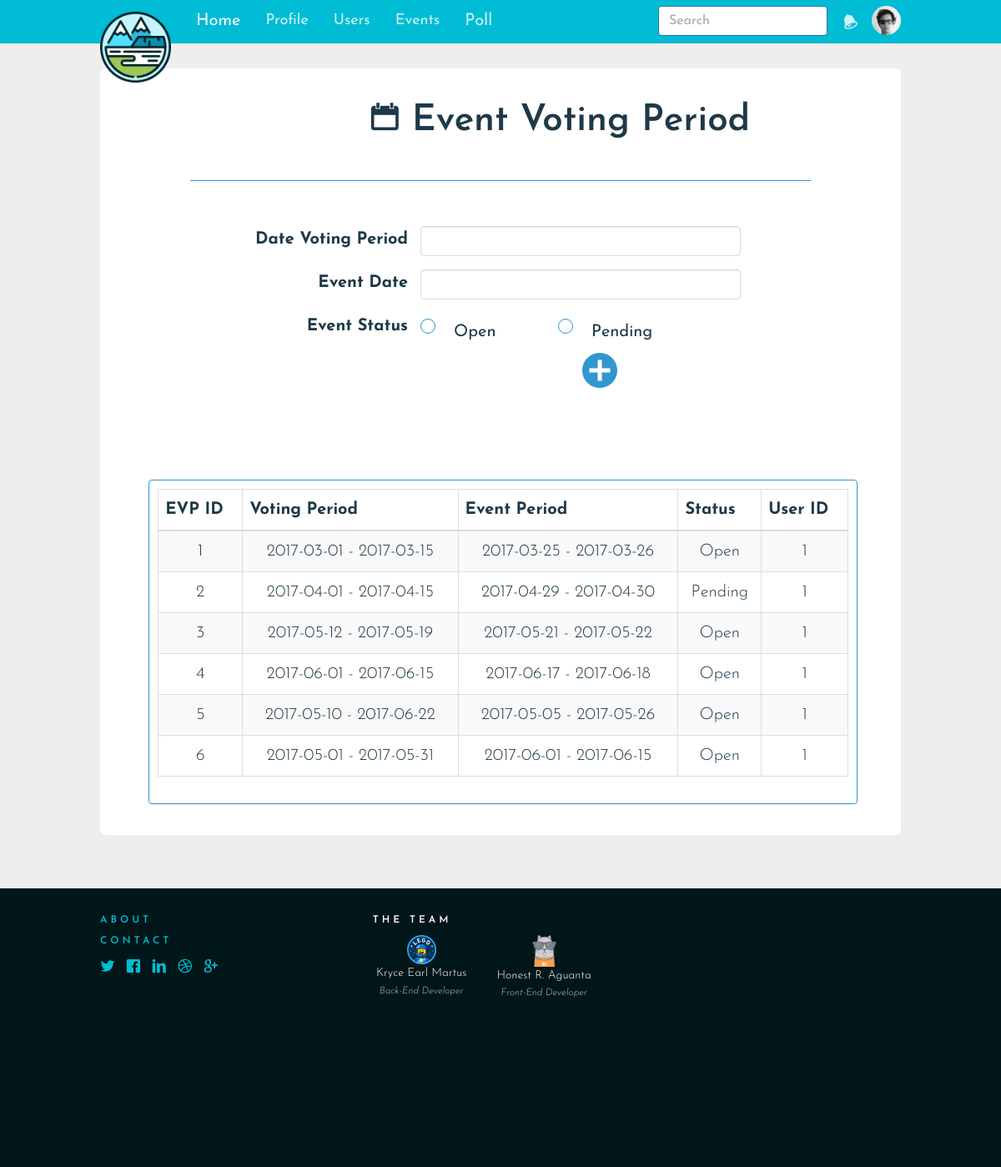
The page /eventVotingPeriod.php (signed in) on the database as committed earlier.
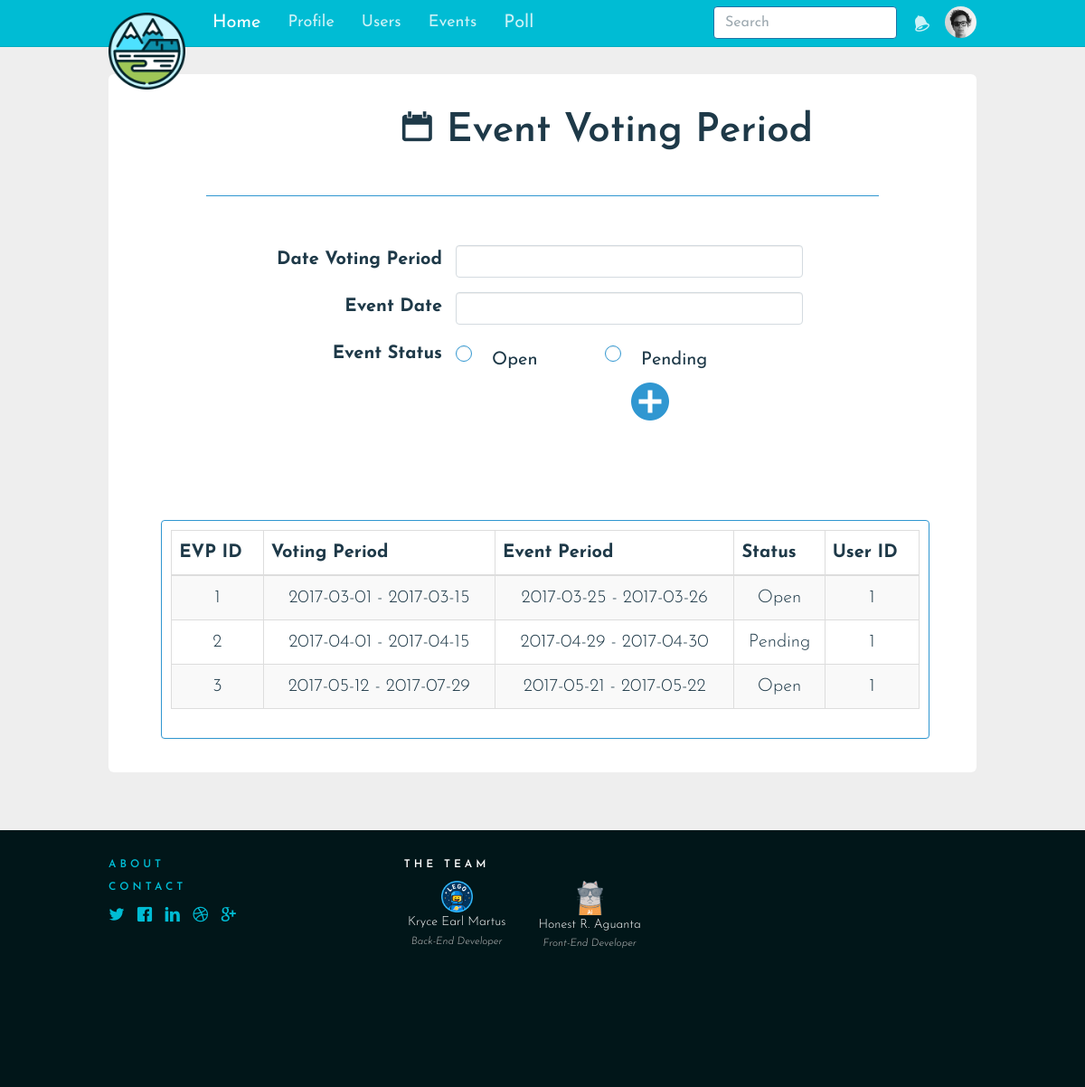
The same page on the database as committed later.
### tables this page shows
CREATE TABLE `event_voting_period` (
  `evp_id` int(10) NOT NULL AUTO_INCREMENT,
  `user_id` int(10) DEFAULT NULL,
  `event_status_id` int(10) DEFAULT NULL,
  `start_date` date DEFAULT NULL,
  `end_date` date DEFAULT NULL,
  `isOpen` tinyint(2) DEFAULT NULL,
  `start_event_date` date DEFAULT NULL,
  `end_event_date` date DEFAULT NULL,
  PRIMARY KEY (`evp_id`),
  KEY `user_id` (`user_id`),
  KEY `event_status_id` (`event_status_id`),
  CONSTRAINT `event_voting_period_ibfk_1` FOREIGN KEY (`user_id`) REFERENCES `users` (`id`),
  CONSTRAINT `event_voting_period_ibfk_2` FOREIGN KEY (`event_status_id`) REFERENCES `event_status` (`event_status_id`)
);

### eventVotingPeriod.php (called while the page is built, shortened)
<?php
include('views/menubar/evp.php')
?>

### class/eventPeriodClass.php (called while the page is built, shortened)
<?php
class eventPeriodClass
{
	public function getAllEventPeriod()
	{
		try {
			$db = getDB();
			$st = $db->prepare("SELECT * FROM event_voting_period");
			$st->execute();
			$data=$st->fetchAll();
		} catch (PDOException $e) {
		}
		return $data;
	}
}
?>

### views/menubar/evp.php (the view, shortened to what this page needs)
<?php
require_once 'views/layouts/header.php';
require_once 'views/layouts/nav.php';
include('class/eventPeriodClass.php');
$EVPClass = new eventPeriodClass();
$EVPs = $EVPClass->getAllEventPeriod();
?>
<div class="container">
	<br>
	<form method="post" class="form-horizontal" role="form">
		<h2 style="font-size: 44px;"><span class="icon icon-calendar"></span> Event Voting Period</h2>
		<hr width="85%" style="border-color:#3097d1;">
		<br>
		<div class="form-group">
			<label class="col-md-3" style="display: inline-flex; justify-content: flex-end;">Date Voting Period</label>
			<div class="col-md-3" style="padding: 0;">
				<input type="text" name="datefilter" class="form-control" style="padding: 0; text-align: center;" />
			</div>
	</div>
	<div class="form-group">
		<label class="col-md-3" style="display: inline-flex; justify-content: flex-end;">Event Date</label>
		<div class="col-md-3" style="padding: 0;">
			<input type="text" name="eventDate" class="form-control" style="padding: 0; text-align: center;" />
		</div>
	</div>
	<div class="form-group">
		<label class="col-md-3" style="display: inline-flex; justify-content: flex-end;">Event Status</label>
		<div class="row">
			<div class="radio custom-control custom-radio col-md-2">
				<label>
					<span class="custom-control-indicator" style="border-color:#3097d1;"></span>Open
				</label>
			</div>
			<div class="radio custom-control custom-radio col-md-2">
				<label>
					<span class="custom-control-indicator" style="border-color:#3097d1;"></span>
					Pending
				</label>
			</div>
			<button type="submit" name="registerEVP" class="btn btn-info icon icon-circle-with-plus "
			style="float: right; padding: 0; margin-right: 350px;  font-size: 50px; background-color: white;
			color:#3097d1; border-color: white;">
		</button>
		</div>
	</div>
	<br>
	<br>
	<div class="row">
		<div class="col-sm-11 col-sm-offset-1" style="margin-left: 4.5%;>
			<div class="imaginary_container">
				<div class="panel panel-primary">
					<div class="panel-body" style="padding: 0.5em;">
						<table id="votingPeriod" class="table table-striped table-bordered dt-responsive nowrap" cellspacing="0" width="100%">
							<thead>
								<tr>
									<th>EVP ID</th>
									<th>Voting Period</th>
									<th>Event Period</th>
									<th>Status</th>
									<th>User ID</th>
								</tr>
							</thead>
							<tbody>
								<tr>
								<?php
										foreach($EVPs as $EVP)
										{?>
									<td align="center"> <?php echo $EVP['evp_id'] ?></td>
									<td align="center"> <?php echo $EVP['start_date'] . ' - ' . $EVP['end_date'] ?></td>
									<td align="center"> <?php  echo $EVP['start_event_date'] . ' - ' . $EVP['end_event_date'] ?></td>
									<td align="center"> <?php if($EVP['isOpen']==1)
											echo "Open";
											elseif ($EVP['isOpen']==4) {
												echo "Pending";
											};
									 ?></td>
									<td align="center"> <?php echo $EVP['user_id'] ?></td>
								</tr>
								<?php  } ?>
							</tbody>
						</table>
					</div>
				</div>
			</div>
		</div>
	</div>
<br><br>
<?php
require_once 'views/layouts/footer.php';
?>

### views/layouts/header.php (shortened to what this page needs)
<!DOCTYPE html>
<html lang="en">
<head>
  <link rel="stylesheet" href="https://maxcdn.bootstrapcdn.com/font-awesome/4.6.1/css/font-awesome.min.css">
  <link rel="stylesheet" href="https://cdnjs.cloudflare.com/ajax/libs/font-awesome/4.7.0/css/font-awesome.min.css">
	<link href="assets/css/toolkit.css" rel="stylesheet">
  <link rel="stylesheet" href="assets/css/todolist.css">
  <link rel="stylesheet" href="sample/sample.css">
  <link rel="stylesheet" href="https://cdn.datatables.net/1.10.14/css/jquery.dataTables.min.css">
  <link href="assets/css/custom.css" rel="stylesheet">
  <link href="assets/css/application.css" rel="stylesheet">
    <link rel="stylesheet" href="assets/css/admin.css">
      <link rel="stylesheet" href="assets/css/polls.css">
  <link rel="stylesheet" href="assets/src/bootstrap-tagsinput.css">
  <link rel="stylesheet" type="text/css" href="//cdn.jsdelivr.net/bootstrap.daterangepicker/2/daterangepicker.css" />
</head>
<body class="with-top-navbar">

### views/layouts/nav.php (shortened to what this page needs)
<nav class="navbar navbar-inverse navbar-fixed-top app-navbar">
	<div class="container">
		<div class="navbar-header">
			<a class="navbar-brand" href="index.php">
				<img class="brand" src="assets/img/mountain1.png" alt="logo">
			</a>
		</div>
		<div class="navbar-collapse collapse" id="navbar-collapse-main">
			<ul class="nav navbar-nav hidden-xs">
				<li class="active">
					<a href="home.php">Home</a>
				</li>
				<li class="dropdown">
         		   <a class="dropbtn" href="#">Profile</a>
        		</li>
				<li class="dropdown">
         		   <a class="dropbtn" href="users.php">Users</a>
        		</li>
				<li class="dropdown">
					<a class="dropbtn" href="Events.php">Events</a>
				</li>
				<li>
					<a href="eventPoll.php">Poll</a>
				</li>
			</ul>
			<ul class="nav navbar-nav navbar-right m-r-0 hidden-xs">
				<li >
					<a class="app-notifications" href="#">
						<span class="icon icon-bell"></span>
					</a>
				</li>
				<li>
					<button class="btn btn-default navbar-btn navbar-btn-avitar" data-toggle="popover">
						<img class="img-circle" src="assets/img/avatar-dhg.png">
					</button>
				</li>
			</ul>
			<form class="navbar-form navbar-right app-search" role="search">
				<div class="form-group">
					<input type="text" class="form-control" data-action="grow" placeholder="Search">
				</div>
			</form>
		</div>
	</div>
</nav>

### views/layouts/footer.php (shortened to what this page needs)
  <footer class="footer" >
    <div class="container">
      <div class="row">
          <div class="col-md-6">
            <a href="#" style="text-decoration: none;"><h5 class="title">About</h5></a>
            <a href="#" style="text-decoration: none;"><h5 class="title">Contact</h5></a>
            <a href=""><span class="icon icon-twitter"></span></a> &nbsp;
            <a href=""><span class="icon icon-facebook"></span></a> &nbsp;
            <a href=""><span class="icon icon-linkedin"></span></a> &nbsp;
            <a href=""><span class="icon icon-dribbble"></span></a> &nbsp;
            <a href=""><span class="icon icon-google-plus"></span></a>
          </div>
          <div class="col-md-6">
            <h5 class="title">the team</h5>
              <div class="row">
                <div class="col-md-3">
                  <a href="https://github.com/kemezike">
                    <img src="assets/img/team1.png" style="width: 30%;">
                  </a>
                  <p style="margin:0;">Kryce Earl Martus</p>
                  <p style="color:silver; font-size:smaller;">
                    <i>Back-End Developer</i>
                  </p>
                </div>
                <div class="col-md-3">
                  <a href="https://be-honest.github.io/portfolio/">
                    <img src="assets/img/cat.png" style="width: 25%;">
                  </a>
                  <p style="margin:0;">Honest R. Aguanta</p>
                  <p style="color:silver; font-size:smaller;">
                    <i>Front-End Developer</i>
                  </p>
                </div>
              </div>
           </div>
          <div class="col-md-6">
          </div>
    </div>
  </footer>
</body>
</html>

### assets/css/todolist.css (style rules this page uses)
body { margin: 0; min-width: 250px; }
* { box-sizing: border-box; }
input { border: none; width: 75%; padding: 10px; float: left; font-size: 16px; }

### assets/css/custom.css (style rules this page uses)
html { height: 100%; }
body { font-family: 'Josefin Sans', sans-serif; font-size: 20px; }
.btn { font-size: 18px; }
a { color: #00BCD4; }
.app-navbar .form-control { border-color: #7da8c3; }
.app-navvar, .form-control:focus, { color: #000; background-color: #fff; box-shadow: none; border-color: #00BCD4; }
.form-control { font-size: 16px; }
.navbar-inverse { background-color: #00BCD4!important; border-color: #00ACC1 !important; }
.dropbtn { background-color: #00BCD4; color: white; padding: 16px; font-size: 18px; border: none; cursor: pointer; }
.dropdown { position: relative; display: inline-block; }
hr { width: 80%; }
.footer { position: absolute; display: block; width: 100%; height: 24%; background-color: rgb(1, 22, 25); color: #fff; font-size: 14px; }
.footer .container { margin-top: 20px; }
footer .title { text-transform: uppercase; font-size: 12px; letter-spacing: 4px; }
.col-md-6 { width: 33%; }
.col-md-3 { width: 45%; text-align: center; }
.form-group .col-md-3 { width: 40%; }
.col-md-6 .icon { font-size: 18px; }

### assets/css/application.css (style rules this page uses)
.app-navbar { font-weight: 400; -webkit-font-smoothing: antialiased; }
.app-navbar .form-control { box-shadow: none; }
.app-navbar .navbar-brand img { width: 85px; }
.app-navbar .navbar-collapse { max-height: inherit; }
.app-navbar .navbar-collapse:after { height: 100vh; }
.app-navbar .form-control { border-color: #1C73A5; }
.app-notifications { margin-left: -12px; padding-bottom: 10px !important; }
.app-notifications .icon:before { font-size: 20px; }
@media (min-width: 768px) { .app-navbar .navbar-collapse:after { height: auto; } }

### assets/css/admin.css (style rules this page uses)
body { background-color: #eee; }
*[role="form"] { max-width: 1000px; padding: 15px; margin: 0 auto; background-color: #fff; border-radius: 0.3em; }
*[role="form"] h2 { margin-left: 7em; margin-bottom: 1em; }
.btn-primary, .btn-info { font-size: 18px; }

### assets/css/polls.css (style rules this page uses)
body { background-color: #eee; }
*[role="form"] { max-width: 1000px; padding: 15px; margin: 0 auto; background-color: #fff; border-radius: 0.3em; }

Rows that differ between the two databases and show on the page:
removed event_voting_period: evp_id "4", start_date "2017-06-01", end_date "2017-06-15", start_event_date "2017-06-17", end_event_date "2017-06-18", isOpen "Open", user "1"
removed event_voting_period: evp_id "5", start_date "2017-05-10", end_date "2017-06-22", start_event_date "2017-05-05", end_event_date "2017-05-26", isOpen "Open", user "1"
removed event_voting_period: evp_id "6", start_date "2017-05-01", end_date "2017-05-31", start_event_date "2017-06-01", end_event_date "2017-06-15", isOpen "Open", user "1"
changed event_voting_period id 3: end_date "2017-05-19" → "2017-07-29"
